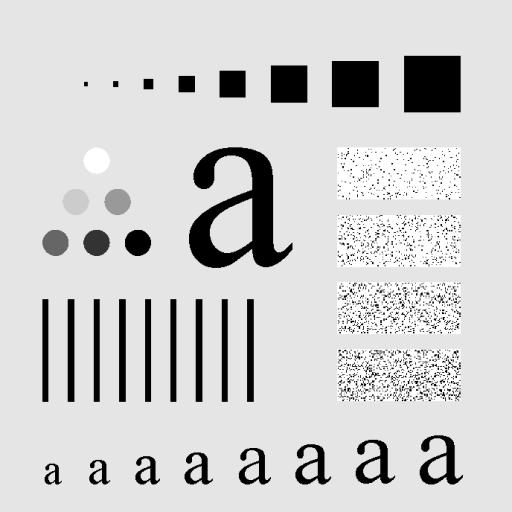
%> input picture lab2ex1/characters.png, 512 x 512 px, given in place of characters.tif, which was not available
$ octave runex2.m   (GNU Octave 9; MATLAB toolbox functions it lacks are replaced by stand-ins)
%> lines starting %> are read from the running program, lines starting %| are printed output that depends on the picture; pictures that were not available may be replaced by others from this repository, and a replacement may not be noted
%> further down, x is the input picture: size 512x512 uint8; min 0, max 255, mean 207.3
### lab2ex2/IPgaussian.m
function H = IPgaussian (D0, M, N)
%> called with D0 = 30, M = 512, N = 512
% calculate the padded image dimensions based on the suggested value
% in Section 4.7.3 of the book
P = 2 * M;
%> P = 1024
Q = 2 * N;
%> Q = 1024
% take u = 0, ..., P-1 and v = 0, ..., Q-1 (book Section 4.8.0)
[V, U] = meshgrid(0:P-1, 0:Q-1);
% calculate the squared distance D(u,v) of Eq. (4.8-2)
squaredist = ((U - P/2).^2 + (V - Q/2).^2);
% calculate H(u,v) based on Eq. (4.9-4)
% note that this is done with matrix operations
Hc = ones(P, Q) - e.^(- squaredist / ( 2 * D0^2));
% finally the filter is uncentered
H = ifftshift(Hc);
endfunction

### lab2ex2/IPftfilter.m
function rval = IPftfilter (x, H)

M = size(x, 1);
%> M = 512
N = size(x, 2);
%> N = 512

% pad the image such that it has the same dimensions
% as the filter transfer function
fp = uint8(zeros(size(H)));
fp(1:M, 1:N) = x;
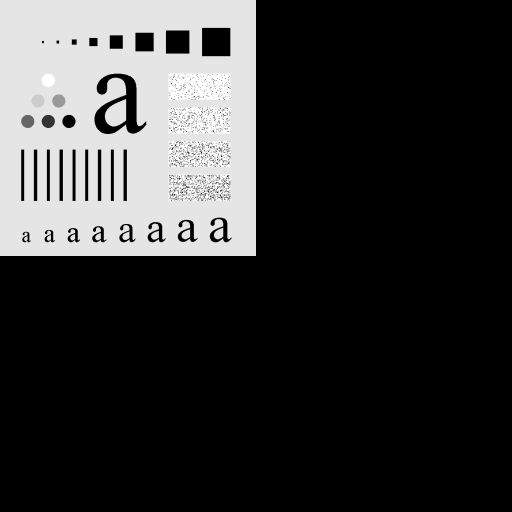
%> fp: size 1024x1024 uint8 (shown at 1/2 size); min 0, max 255, mean 51.8

fp = im2double(fp);
%> fp: size 1024x1024 double
% calculate the spectrum of the padded image
% note that shifting the center is not needed, because the filter H is also
% not centered
Fp = fft2(fp);
% applay the filter to the image
G = H .* Fp;
% convert the new spectrum to the image by taking the inverse DFT, the real
% values and unpadding it
newx = real(ifft2(G))(1:M, 1:N);
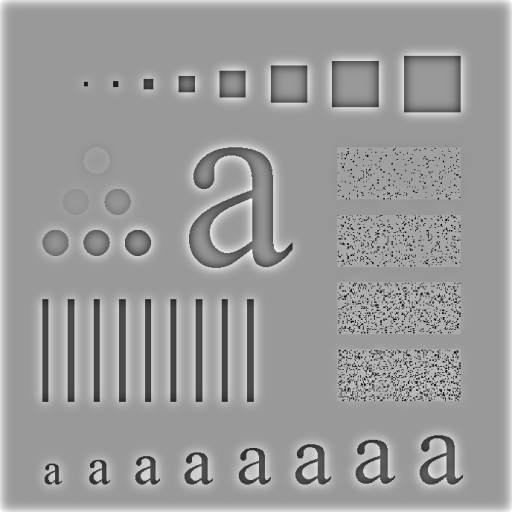
%> newx: size 512x512 double; min -0.962, max 0.639, mean 0.0151; drawn with min black and max white
rval = im2uint8(newx);
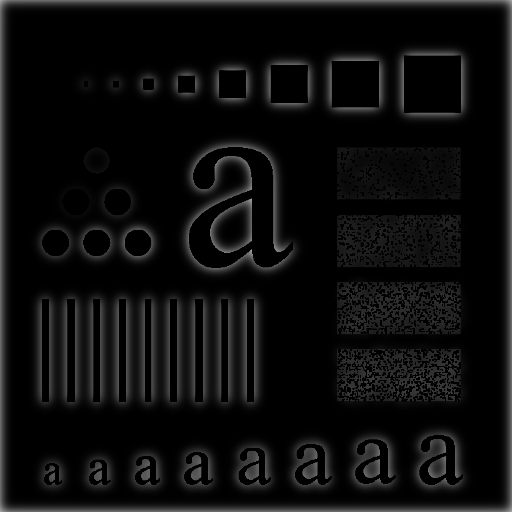
%> rval: size 512x512 uint8; min 0, max 163, mean 13.5

endfunction

### lab2ex2/runex2.m

x = imread('../images/characters.tif');

%% lab 1 ex 2abc
H = IPgaussian(30, size(x, 1), size(x, 2));
imwrite(fftshift(H), "filter.png");
imwrite(IPftfilter(x, H), "characters-GHPF-D30.png");
H = IPgaussian(60, size(x, 1), size(x, 2));
imwrite(IPftfilter(x, H), "characters-GHPF-D60.png");
%> in IPftfilter (call 2), `newx = real(ifft2(G))(1:M, 1:N);`:
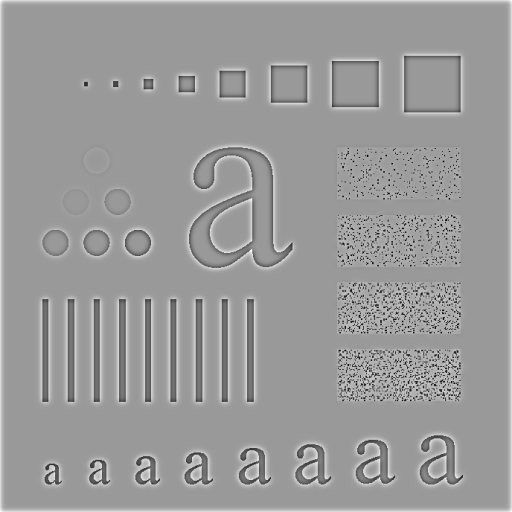
%> newx: size 512x512 double; min -0.943, max 0.62, mean 0.0075; drawn with min black and max white
%> in IPftfilter (call 2), `rval = im2uint8(newx);`:
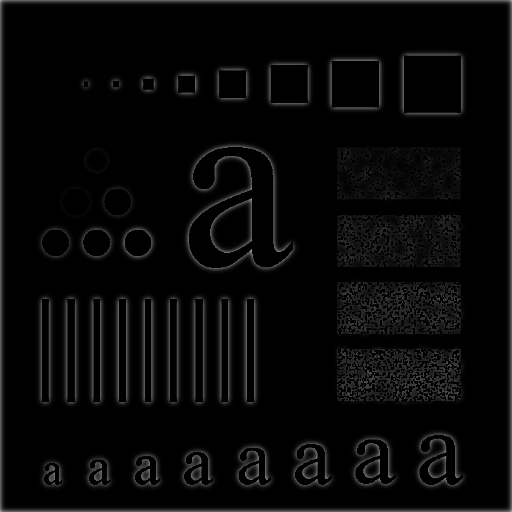
%> rval: size 512x512 uint8; min 0, max 158, mean 8
H = IPgaussian(160, size(x, 1), size(x, 2));
imwrite(IPftfilter(x, H), "characters-GHPF-D160.png");
%> in IPftfilter (call 3), `newx = real(ifft2(G))(1:M, 1:N);`:
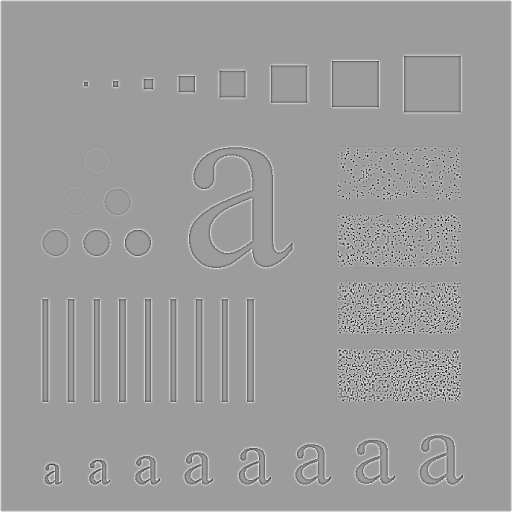
%> newx: size 512x512 double; min -0.741, max 0.465, mean 0.00261; drawn with min black and max white
%> in IPftfilter (call 3), `rval = im2uint8(newx);`:
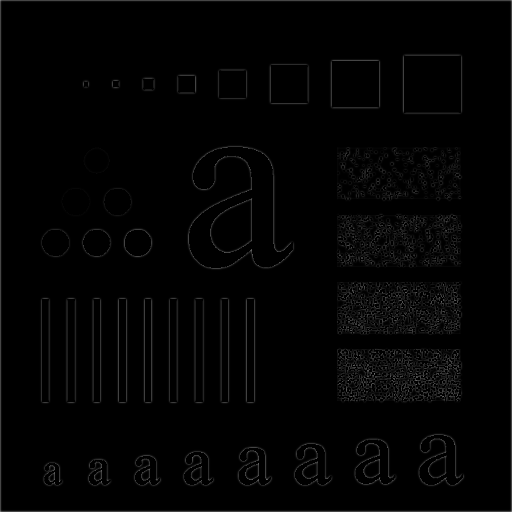
%> rval: size 512x512 uint8; min 0, max 118, mean 3.4
